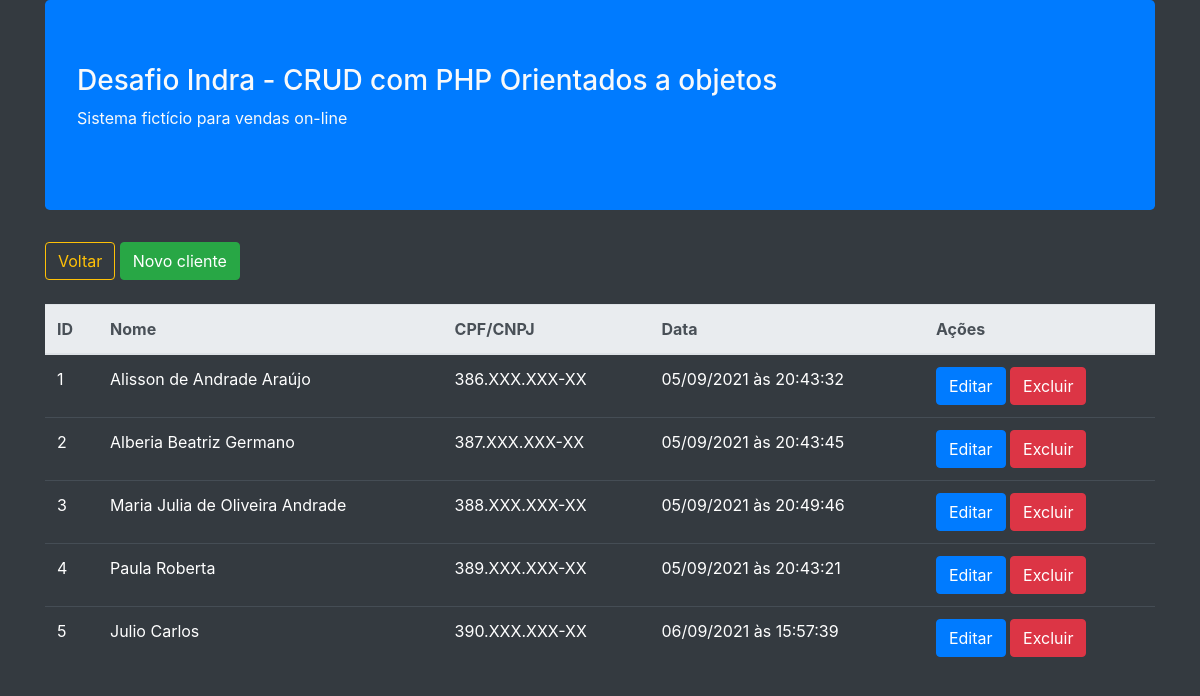
The app's page /lista_clientes.php, older data.
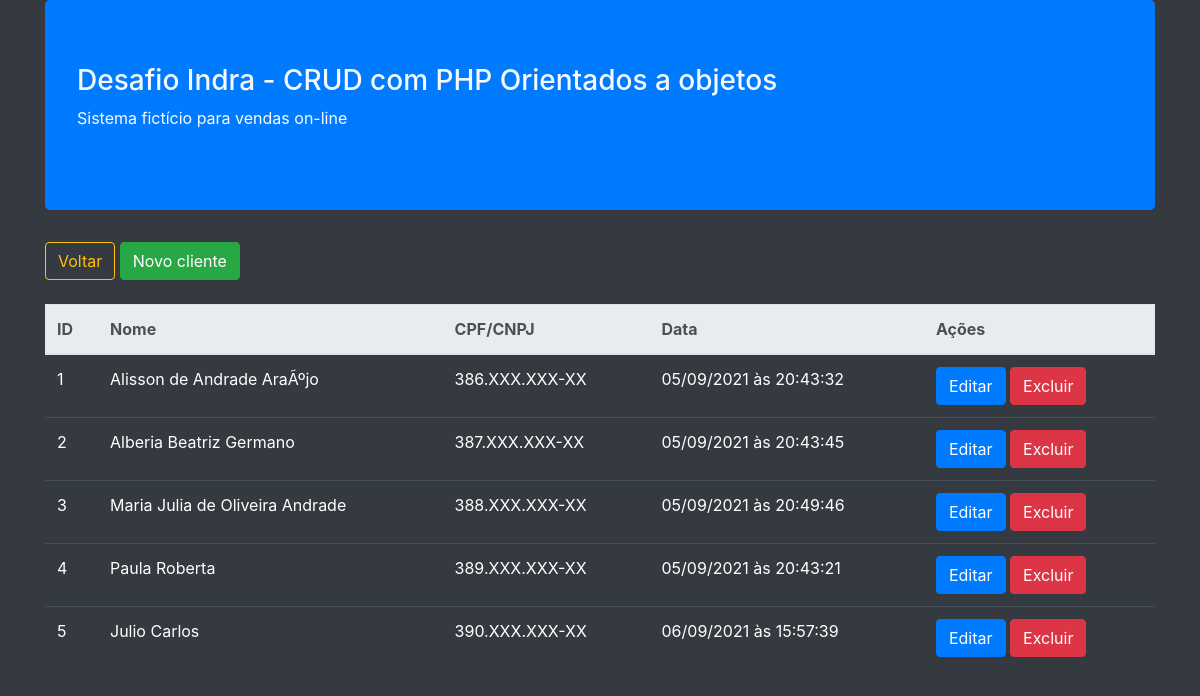
The same page, newer data.
### tables this page shows
CREATE TABLE `clientes` (
  `id` int(11) NOT NULL,
  `nome_cliente` varchar(255) NOT NULL,
  `cpf_cnpj` varchar(14) NOT NULL,
  `data` timestamp NOT NULL DEFAULT CURRENT_TIMESTAMP
);

### lista_clientes.php (called while the page is built, shortened)
<?php
$clientes = Cliente::getClientes();
include __DIR__.'/includes/header.php';
include __DIR__.'/includes/lista_clientes.php';
include __DIR__.'/includes/footer.php';

### app/DB/Database.php (called while the page is built, shortened)
<?php
class Database{
  private $table;
  private $connection;
  public function __construct($table = null){
    $this->table = $table;
  }
  private function setConnection(){
    try{
      $this->connection = new PDO('mysql:host='.self::HOST.';dbname='.self::NAME,self::USER,self::PASS);
      $this->connection->setAttribute(PDO::ATTR_ERRMODE,PDO::ERRMODE_EXCEPTION);
    }catch(PDOException $e){
      die('ERROR: '.$e->getMessage());
    }
  }
  public function execute($query,$params = []){
    try{
      $statement = $this->connection->prepare($query);
      $statement->execute($params);
      return $statement;
    }catch(PDOException $e){
      die('ERROR: '.$e->getMessage());
    }
  }
  public function select($where = null, $order = null, $limit = null, $fields = '*'){
    $where = strlen($where) ? 'WHERE '.$where : '';
    $order = strlen($order) ? 'ORDER BY '.$order : '';
    $limit = strlen($limit) ? 'LIMIT '.$limit : '';
    $query = 'SELECT '.$fields.' FROM '.$this->table.' '.$where.' '.$order.' '.$limit;
    return $this->execute($query);
  }
}

### app/Entity/Cliente.php (called while the page is built, shortened)
<?php
class Cliente{
  public static function getClientes($where = null, $order = null, $limit = null){
    return (new Database('clientes'))->select($where,$order,$limit)
                                  ->fetchAll(PDO::FETCH_CLASS,self::class);
  }
}

### includes/lista_clientes.php (the view, shortened to what this page needs)
<?php
  $resultados = '';
  foreach($clientes as $cliente){
    $resultados .= '<tr>
                      <td>'.$cliente->id.'</td>
                      <td>'.$cliente->nome_cliente.'</td>
                      <td>'.$cliente->cpf_cnpj.'</td>
                      <td>'.date('d/m/Y à\s H:i:s',strtotime($cliente->data)).'</td>
                      <td>
                        <a href="editarCliente.php?id='.$cliente->id.'">
                          <button type="button" class="btn btn-primary">Editar</button>
                        </a>
                        <a href="excluirCliente.php?id='.$cliente->id.'">
                          <button type="button" class="btn btn-danger">Excluir</button>
                        </a>
                      </td>
                    </tr>';
  }
  $resultados = strlen($resultados) ? $resultados : '<tr>
                                                       <td colspan="6" class="text-center">
                                                              Nenhum cliente encontrado
                                                       </td>
                                                    </tr>';
?>
<main>
  <section>
    <a href="index.php">
      <button class="btn btn-outline-warning">Voltar</button>
    </a>
    <a href="clientes.php">
      <button class="btn btn-success">Novo cliente</button>
    </a>
  </section>
  <br>
  <section>
    <table class="table table-dark" class="table bg-light mt-3">
        <thead class="thead-light">
          <tr>
            <th>ID</th>
            <th>Nome</th>
            <th>CPF/CNPJ</th>
            <th>Data</th>
            <th colspan="2" align="center">Ações</th>
          </tr>
        </thead>
        <tbody>
            <?=$resultados?>
        </tbody>
    </table>
  </section>
</main>

### includes/header.php (shortened to what this page needs)
<!doctype html>
<html lang="pt-BR">
  <head>
    <link rel="stylesheet" href="https://stackpath.bootstrapcdn.com/bootstrap/4.5.2/css/bootstrap.min.css">
  </head>
  <body class="bg-dark text-light">
    <div class="container">
      <div class="jumbotron bg-primary">
          <h3>Desafio Indra - CRUD com PHP Orientados a objetos</h3>
          <p>Sistema fictício para vendas on-line</p>
      </div>

### includes/footer.php (shortened to what this page needs)
    </div>
  </body>
</html>

Row changes from the older to the newer data that the page shows:
changed clientes "386.XXX.XXX-XX": nome_cliente "Alisson de Andrade Araújo" → "Alisson de Andrade AraÃºjo"
